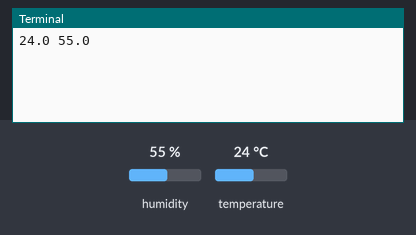
Recording of a program running on a simulated Raspberry Pi (BCM pin numbers). On the bench: the last lines printed to the terminal. Inputs (shaded band) come from the test bench; at power-on: humidity 55 %, temperature 24 °C. Files the program writes start out absent.

Above: at 1.2 s.
1.3 s: humidity set to 22 %
At 11.8 s:
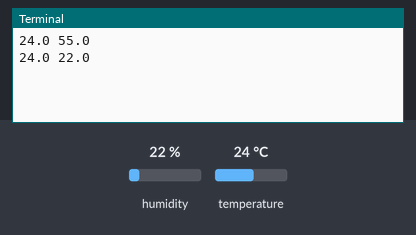
12.0 s: temperature set to 12 °C
At 22.1 s:
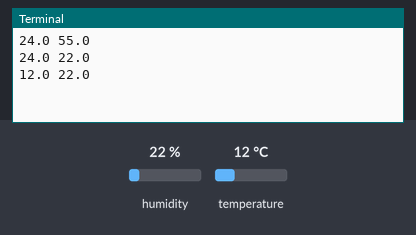
22.7 s: humidity set to 40 %
At 33.5 s:
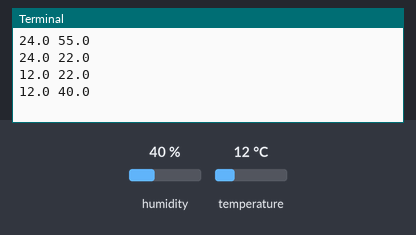
Timing chart, 0 to 35.0 s (numbered marks = the images above; inputs shaded):
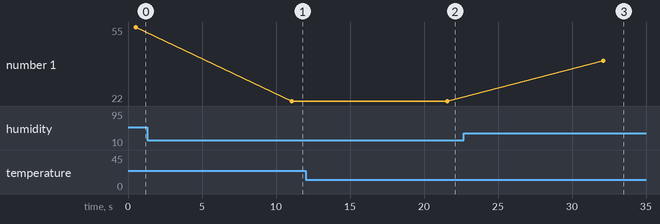

Measured:
- after the input at 1.3 s, the terminal: prints a new line after 9.8 s (image 1)
- after the input at 12.0 s, the terminal: prints a new line after 9.6 s (image 2)
- after the input at 22.7 s, the terminal: prints a new line after 9.4 s (image 3)
- plotted number 1: 55 → 22 after the input at 1.3 s, 22 → 40 after the input at 22.7 s

The program:

humidity_log_to_csv.py
```python
from time import sleep
import Adafruit_DHT as DHT
import csv

def get_humidity():
    humid, temp = DHT.read_retry(DHT.DHT11, 3)
    print(temp, humid)

    return humid


######## Takes 200 reading from sensor and writes them to a .csv #########
try:
    f = open("humidityLog.csv", "w", newline="") #give your .csv file a name
    rc=csv.writer(f)

    rc.writerow(["Humidity"])      #start with a heading

    #run for about 33 mins (200 loops)

    for x in range(200):
        rc. writerow([get_humidity()])
        sleep(10)

finally:
    f.close()                                  #close the file when done to prevent data loss
    print("All done! Closed safely")
```
